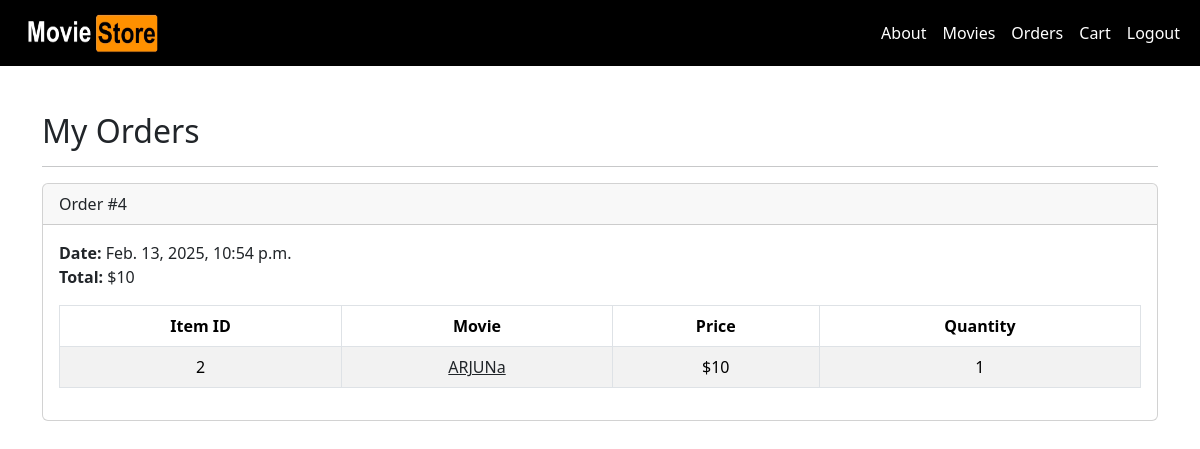
Page /accounts/orders/ (signed in) on the committed database.
### cart/models.py (models this page shows, shortened)
class Order(models.Model):
    id = models.AutoField(primary_key=True)
    total = models.IntegerField()
    date = models.DateTimeField(auto_now_add=True)
    user = models.ForeignKey(User, on_delete=models.CASCADE)

class Item(models.Model):
    id = models.AutoField(primary_key=True)
    price = models.IntegerField()
    quantity = models.IntegerField()
    order = models.ForeignKey(Order, on_delete=models.CASCADE)
    movie = models.ForeignKey(Movie, on_delete=models.CASCADE)

### movies/models.py (models this page shows, shortened)
class Movie (models.Model):
    id = models.AutoField(primary_key=True)
    name = models.CharField(max_length=100, blank=True, null=True)
    price = models.IntegerField(blank=True, null=True)
    description = models.TextField(blank=True, null=True)
    image = models.ImageField(upload_to='movie_images/',  blank=True, null=True)

### accounts/views.py (the view)
# urls.py: path('orders/', views.orders, name='orders'),
@login_required
def orders(request):
    template_data = {}
    template_data['title'] = 'Orders'
    template_data['orders'] = request.user.order_set.all()
    return render(request, 'accounts/orders.html',
        {'template_data': template_data})

### accounts/templates/accounts/orders.html
{% extends 'base.html' %}
{% block content %}
{% load static %}
<div class="p-3">
  <div class="container" style="padding-top: 80px;">
    <div class="row mt-3">
      <div class="col mx-auto mb-3">
        <h2>My Orders</h2>
        <hr />
        {% for order in template_data.orders %}
        <div class="card mb-4">
          <div class="card-header">
            Order #{{ order.id }}
          </div>
          <div class="card-body">
            <b>Date:</b> {{ order.date }}<br />
            <b>Total:</b> ${{ order.total }}<br />
            <table class="table table-bordered
              table-striped text-center mt-3">
              <thead>
                <tr>
                  <th scope="col">Item ID</th>
                  <th scope="col">Movie</th>
                  <th scope="col">Price</th>
                  <th scope="col">Quantity</th>
                </tr>
              </thead>
              <tbody>
                {% for item in order.item_set.all %}
                <tr>
                  <td>{{ item.movie.id }}</td>
                  <td>
                    <a class="link-dark"
                      href="{% url 'movies.show'
                      id=item.movie.id %}">
                      {{ item.movie.name }}
                    </a>
                  </td>
                  <td>${{ item.movie.price }}</td>
                  <td>{{ item.quantity }}</td>
                </tr>
                {% endfor %}
              </tbody>
            </table>
          </div>
        </div>
        {% endfor %}
      </div>
    </div>
  </div>
</div>
{% endblock content %}

### rows in the picture
Order: id "4", date "Feb. 13, 2025, 10:54 p.m.", total "10"
Item: movie.id "2", movie.name "ARJUNa", movie.price "10", quantity "1"
